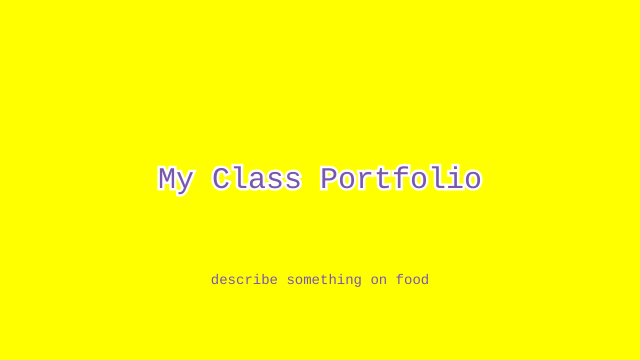
Frame 1 (no input)
Frame 60 (no input): identical to frame 1, image omitted
Frame 120 (the mouse pressed at the canvas centre since frame 60): identical to frame 1, image omitted

The p5.js sketch that drew this single still picture (run headless with seeded random() and noise() and a simulated clock; from frame 60 on, the mouse is pressed at the canvas centre):

// p5.js sketch
// ── sketch.js
/*
   Meme V 1
   by tonisha dass
   text + images
*/ 


var description = "describe something on food"

function setup () {
	var canvas = createCanvas (640, 360);
	canvas.drawingContext.miterLimit = 2;
}

function draw() {
	background ("yellow")


    textSize (30);
    fill (122, 87, 175)
    stroke (275);
    strokeWeight(5);
    textStyle("BOLD")
    textFont ("courier new");

    textAlign(CENTER, CENTER);
	text ("My Class Portfolio" , width / 2, height / 2 );

	var titleWidth = textWidth ("My Class Portfolio")

    textSize(14);
    noStroke();
	text(description, 320, height / 2 + 100);



}
